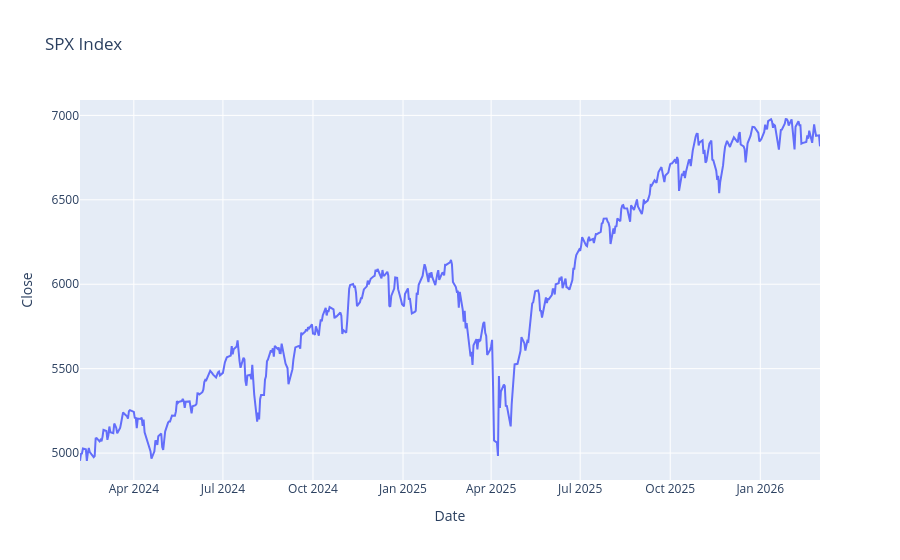
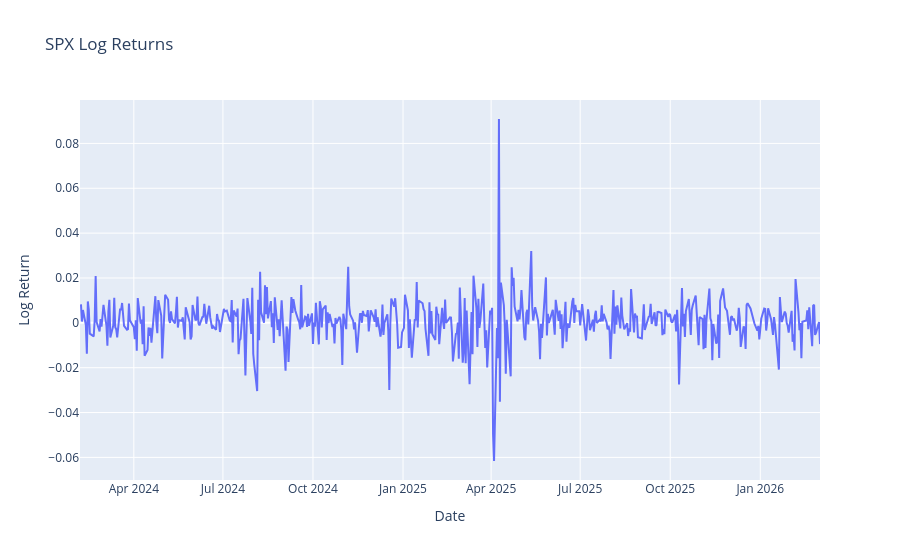

The notebook cell these images were saved under, in order:
### Code cell
# plot SPX Latest prices
fig = px.line(spy, y='Close', title='SPX Index')
fig.show()

# plot SPX Log Returns
fig = px.line(spy, y='Log Return', title='SPX Log Returns')
fig.show()

### Figure 1 — Plotly figure (JSON) as saved in the notebook; plotly's stock layout.template omitted (floating-point values rounded to 4 significant figures; data arrays with more than 128 entries replaced by an {"elided": "..."} marker saying what was removed)
{"data": [{"hovertemplate": "Date=%{x}<br>Close=%{y}<extra></extra>", "legendgroup": "", "line": {"color": "#636efa", "dash": "solid"}, "marker": {"symbol": "circle"}, "mode": "lines", "name": "", "orientation": "v", "showlegend": false, "type": "scatter", "x": {"elided": "519 str values"}, "xaxis": "x", "y": {"elided": "519 float values"}, "yaxis": "y"}], "layout": {"legend": {"tracegroupgap": 0}, "title": {"text": "SPX Index"}, "xaxis": {"anchor": "y", "domain": [0, 1], "title": {"text": "Date"}}, "yaxis": {"anchor": "x", "domain": [0, 1], "title": {"text": "Close"}}}}

### Figure 2 — Plotly figure (JSON) as saved in the notebook; plotly's stock layout.template omitted (floating-point values rounded to 4 significant figures; data arrays with more than 128 entries replaced by an {"elided": "..."} marker saying what was removed)
{"data": [{"hovertemplate": "Date=%{x}<br>Log Return=%{y}<extra></extra>", "legendgroup": "", "line": {"color": "#636efa", "dash": "solid"}, "marker": {"symbol": "circle"}, "mode": "lines", "name": "", "orientation": "v", "showlegend": false, "type": "scatter", "x": {"elided": "519 str values"}, "xaxis": "x", "y": {"elided": "519 float values"}, "yaxis": "y"}], "layout": {"legend": {"tracegroupgap": 0}, "title": {"text": "SPX Log Returns"}, "xaxis": {"anchor": "y", "domain": [0, 1], "title": {"text": "Date"}}, "yaxis": {"anchor": "x", "domain": [0, 1], "title": {"text": "Log Return"}}}}
